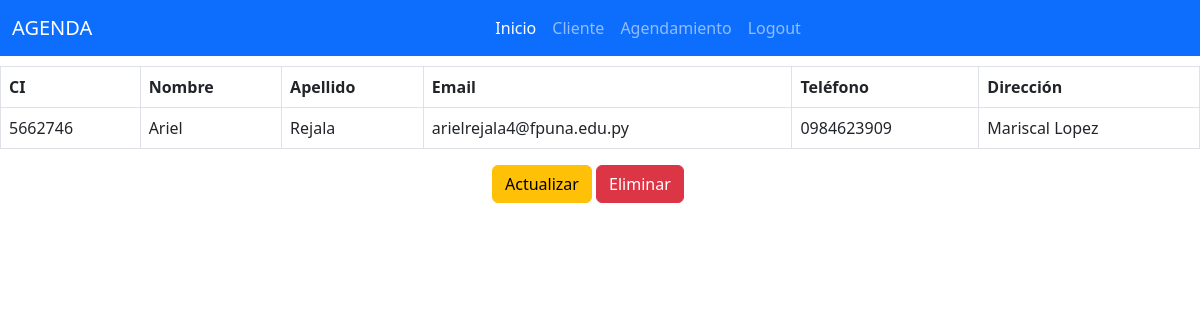
The page /basic_app/detalle_cliente/1/ on the database its author committed.
### basic_app/models.py (models this page shows, shortened)
class Cliente(models.Model):
    ci = models.PositiveIntegerField(unique=True,verbose_name='Cédula de Identidad')
    nombre = models.CharField(max_length=100,default='',verbose_name='Nombre')
    apellido = models.CharField(max_length=100,default='',verbose_name='Apellido')
    email = models.EmailField(max_length=100,default='',verbose_name='Email',unique=True)
    tel = models.CharField(max_length=20,default='',verbose_name='Teléfono')
    direccion = models.CharField(max_length=150,default='',verbose_name="Dirección")

### basic_app/views.py (the view)
# urls.py: path('detalle_cliente/<int:pk>/',views.detalle_cliente.as_view(),name='detalle_cliente'),
class detalle_cliente(DetailView):
    context_object_name = 'detalle_cliente'
    model = models.Cliente
    template_name = 'basic_app/detail_view_cliente.html'

### basic_app/templates/basic_app/detail_view_cliente.html
{% extends 'base.html' %}
{% block head_block %}
  <link href="/static/base.css" type="text/css" rel="stylesheet">
{% endblock %}
{% block body_block %}
  <table class="table table-bordered">
    <tr>
      <th>CI</th>
      <th>Nombre</th>
      <th>Apellido</th>
      <th>Email</th>
      <th>Teléfono</th>
      <th>Dirección</th>
    </tr>
    <tr>
      <td>{{ detalle_cliente.ci }}</td>
      <td>{{ detalle_cliente.nombre }}</td>
      <td>{{ detalle_cliente.apellido }}</td>
      <td>{{ detalle_cliente.email }}</td>
      <td>{{ detalle_cliente.tel }}</td>
      <td>{{ detalle_cliente.direccion }}</td>
    </tr>
  </table>
  <a href="{% url 'basic_app:actualizar_cliente' pk=detalle_cliente.id %}" class="btn btn-warning" id="actualizar">Actualizar</a>
  <a href="{% url 'basic_app:eliminar_cliente' pk=detalle_cliente.id %}" class="btn btn-danger">Eliminar</a>
{% endblock %}

### static/base.css (style rules this page uses)
table { margin-top: 10px; }
#actualizar { margin-left: 41%; }

### rows shown on the page
Cliente: ci "5662746", nombre "Ariel", apellido "Rejala", email "arielrejala4@fpuna.edu.py", tel "0984623909", direccion "Mariscal Lopez"
